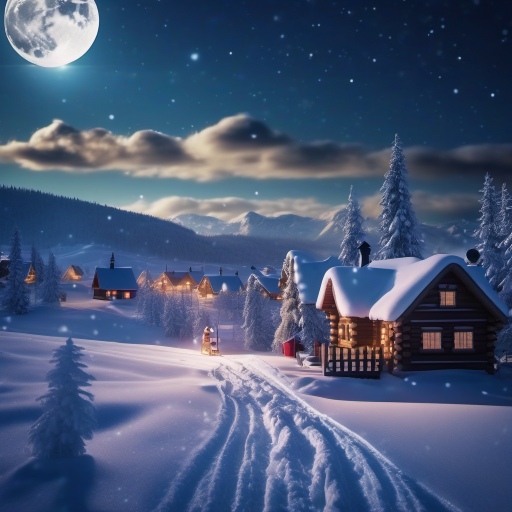
#> input picture session27/landscape/6568745aae3f1ce79ce3725f_realistic-winter-photo.png, 1024 x 1024 px, found by its file name (shown at 1/2 size)
$ python snow.py
#> lines starting #> are read from the running program, lines starting #| are printed output that depends on the picture; after the words box and inside, x2 and y2 are one past the last pixel; in counts of white or black regions, pixels touching at a corner belong together
import cv2
import numpy as np
import imageio


image = cv2.imread("landscape/6568745aae3f1ce79ce3725f_realistic-winter-photo.png", 0)
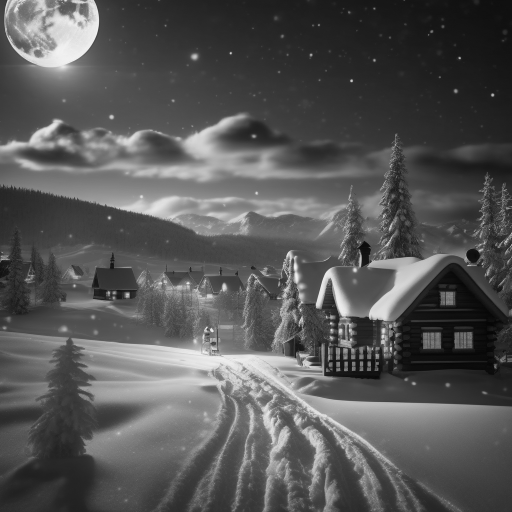
#> image: shape (1024, 1024) (shown at 1/2 size); min 3, max 252, mean 86.2
image = cv2.resize(image, (420, 380))
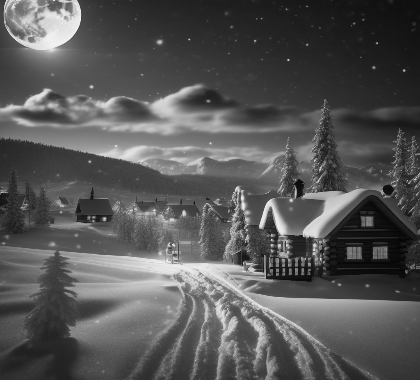
#> image: shape (380, 420); min 5, max 244, mean 86.1


frames = []

num_snow = 900
snows= np.random.randint(0, high=420, size=(num_snow, 2))

while True:
    frame = image.copy()

    snows[:, 1] += 3

    snows[snows[:, 1] > 300] = np.random.randint(0, high=420, size=(len(snows[snows[:,1] > 300]), 2))


    for snow in snows:
        cv2.circle(frame, tuple(snow), 1, (156, 200, 245), -1)
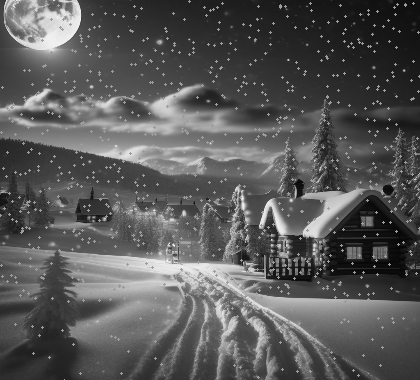
#> frame: shape (380, 420); 2.71% of pixels changed, all inside (x1, y1, x2, y2) = (0, 0, 420, 380)


    frames.append(frame)


    cv2.imshow("result", frame)
    if cv2.waitKey(25) & 0xFF == ord('q'):
#> (key q is pressed here)
        break


imageio.mimsave('landscape/snowfall.gif', frames)
